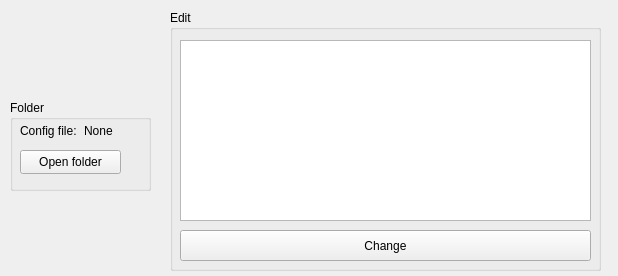
<?xml version="1.0" encoding="UTF-8"?>
<ui version="4.0">
 <class>Form</class>
 <widget class="QWidget" name="Form">
  <property name="geometry">
   <rect>
    <x>0</x>
    <y>0</y>
    <width>618</width>
    <height>276</height>
   </rect>
  </property>
  <property name="minimumSize">
   <size>
    <width>618</width>
    <height>276</height>
   </size>
  </property>
  <property name="maximumSize">
   <size>
    <width>618</width>
    <height>276</height>
   </size>
  </property>
  <property name="windowTitle">
   <string>Config Parser</string>
  </property>
  <property name="windowIcon">
   <iconset>
    <normaloff>../Icons/CoPUI.ico</normaloff>../Icons/CoPUI.ico</iconset>
  </property>
  <widget class="QGroupBox" name="groupBox">
   <property name="geometry">
    <rect>
     <x>10</x>
     <y>100</y>
     <width>141</width>
     <height>91</height>
    </rect>
   </property>
   <property name="title">
    <string>Folder</string>
   </property>
   <widget class="QPushButton" name="openB">
    <property name="geometry">
     <rect>
      <x>10</x>
      <y>50</y>
      <width>101</width>
      <height>24</height>
     </rect>
    </property>
    <property name="text">
     <string>Open folder</string>
    </property>
   </widget>
   <widget class="QWidget" name="layoutWidget">
    <property name="geometry">
     <rect>
      <x>10</x>
      <y>20</y>
      <width>121</width>
      <height>21</height>
     </rect>
    </property>
    <layout class="QHBoxLayout" name="horizontalLayout">
     <item>
      <widget class="QLabel" name="configL">
       <property name="text">
        <string>Config file:</string>
       </property>
      </widget>
     </item>
     <item>
      <widget class="QLabel" name="configT">
       <property name="text">
        <string>None</string>
       </property>
      </widget>
     </item>
    </layout>
   </widget>
  </widget>
  <widget class="QGroupBox" name="groupBox_2">
   <property name="geometry">
    <rect>
     <x>170</x>
     <y>10</y>
     <width>431</width>
     <height>261</height>
    </rect>
   </property>
   <property name="title">
    <string>Edit</string>
   </property>
   <widget class="QListWidget" name="keyE">
    <property name="geometry">
     <rect>
      <x>10</x>
      <y>30</y>
      <width>411</width>
      <height>181</height>
     </rect>
    </property>
    <property name="minimumSize">
     <size>
      <width>411</width>
      <height>181</height>
     </size>
    </property>
    <property name="maximumSize">
     <size>
      <width>411</width>
      <height>181</height>
     </size>
    </property>
   </widget>
   <widget class="QPushButton" name="changeB">
    <property name="geometry">
     <rect>
      <x>10</x>
      <y>220</y>
      <width>411</width>
      <height>31</height>
     </rect>
    </property>
    <property name="text">
     <string>Change</string>
    </property>
   </widget>
  </widget>
 </widget>
 <resources/>
 <connections/>
</ui>
